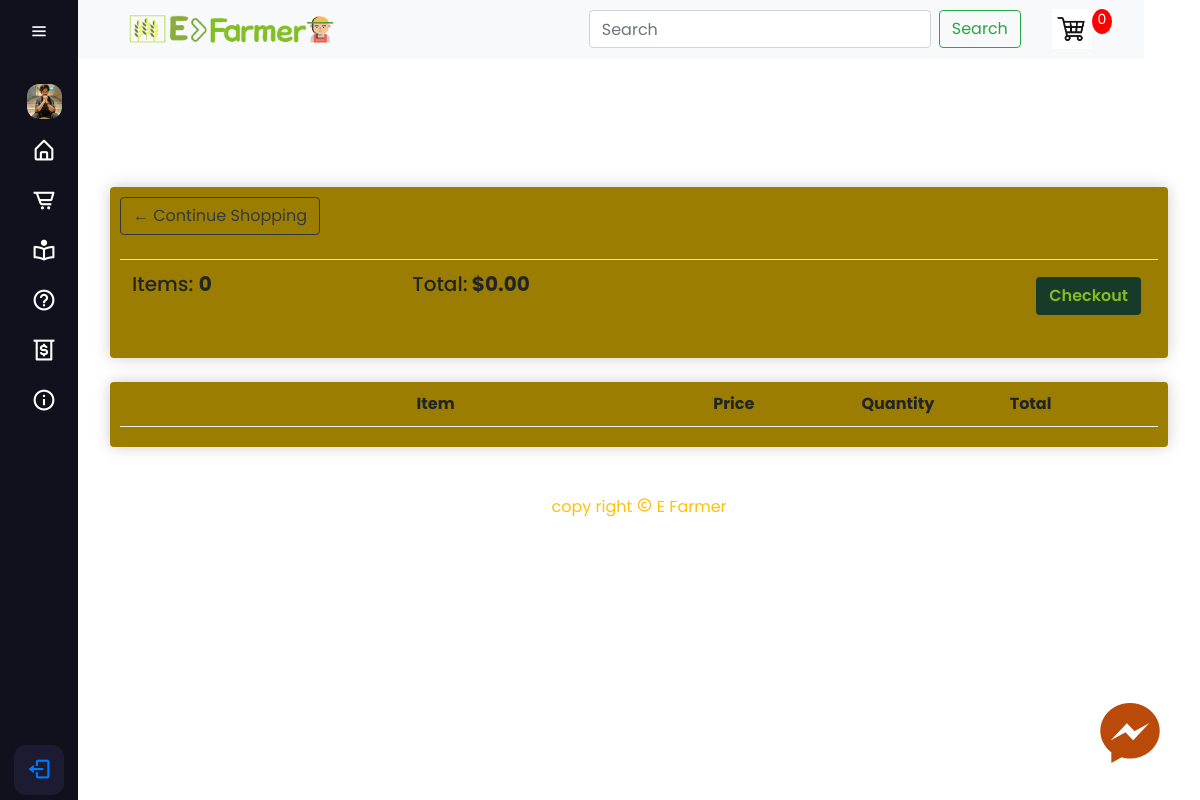
The page /cart/ (signed in) on the database as committed earlier.
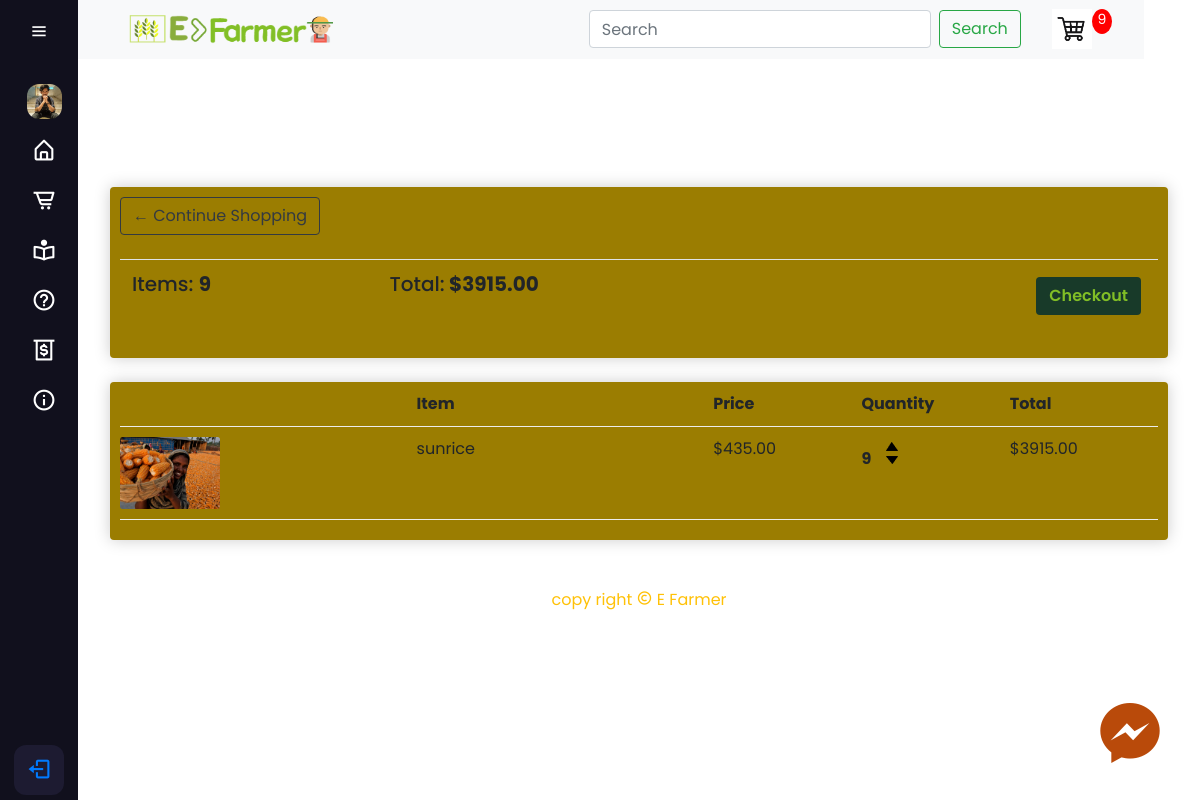
The same page on the database as committed later.
### farmer/models/seedModels.py (models this page shows, shortened)
class Order(models.Model):
	customer = models.ForeignKey(Customer, on_delete=models.SET_NULL, null=True, blank=True)
	date_ordered = models.DateTimeField(auto_now_add=True)
	complete = models.BooleanField(default=False)
	transaction_id = models.CharField(max_length=100, null=True)
	@property
	def get_cart_total(self):
		orderitems = self.orderitem_set.all()
		total = sum([item.get_total for item in orderitems])
		return total
	@property
	def get_cart_items(self):
		orderitems = self.orderitem_set.all()
		total = sum([item.quantity for item in orderitems])
		return total

class OrderItem(models.Model):
	product = models.ForeignKey(Product, on_delete=models.SET_NULL, null=True)
	order = models.ForeignKey(Order, on_delete=models.SET_NULL, null=True)
	quantity = models.IntegerField(default=0, null=True, blank=True)
	date_added = models.DateTimeField(auto_now_add=True)
	@property
	def get_total(self):
		total = self.product.price * self.quantity
		return total

class Product(models.Model):
	name = models.CharField(max_length=200)
	price = models.FloatField()
	digital = models.BooleanField(default=False,null=True, blank=True)
	image = models.ImageField(null=True, blank=True)
	@property
	def imageURL(self):
		try:
			url = self.image.url
		except:
			url = ''
		return url

### farmer/views.py (the view)
# urls.py: path('cart/', views.cart, name="cart"),
def cart(request):
	data = cartData(request)
	cartItems = data['cartItems']
	order = data['order']
	items = data['items']
	context = {'items':items, 'order':order, 'cartItems':cartItems}
	return render(request, 'farmer/store/cart.html', context)

### farmer/utils.py (called while the page is built)
def cartData(request):
	if request.user.is_authenticated:
		customer = request.user.customer
		order, created = Order.objects.get_or_create(customer=customer, complete=False)
		items = order.orderitem_set.all()
		cartItems = order.get_cart_items
	else:
		cookieData = cookieCart(request)
		cartItems = cookieData['cartItems']
		order = cookieData['order']
		items = cookieData['items']
	return {'cartItems':cartItems ,'order':order, 'items':items}

### farmer/templates/farmer/store/cart.html
{% extends 'farmer/main.html' %}
{% load static %}
{% block content %}
<div class="cart_items mt-5 pt-5">
	<div class="p-3 ">
		<div class="p-3">
			<div class="box-element">
				<a  class="btn btn-outline-dark" href="{% url 'store' %}">&#x2190; Continue Shopping</a>
				<br>
				<br>
				<table class="table">
					<tr>
						<th><h5>Items: <strong>{{order.get_cart_items}}</strong></h5></th>
						<th><h5>Total:<strong> ${{order.get_cart_total|floatformat:2}}</strong></h5></th>
						<th>
							<a  style="float:right; margin:5px; color: #81be26; font-weight: 600; background-color:#183a29;" class="btn" href="{% url 'checkout' %}">Checkout</a>
						</th>
					</tr>
				</table>
			</div>
			<br>
			<div class="box-element">
				<div class="cart-row">
					<div style="flex:2"></div>
					<div style="flex:2"><strong>Item</strong></div>
					<div style="flex:1"><strong>Price</strong></div>
					<div style="flex:1"><strong>Quantity</strong></div>
					<div style="flex:1"><strong>Total</strong></div>
				</div>
				{% for item in items %}
				<div class="cart-row">
					<div style="flex:2"><img class="row-image" src="{{item.product.imageURL}}"></div>
					<div style="flex:2"><p>{{item.product.name}}</p></div>
					<div style="flex:1"><p>${{item.product.price|floatformat:2}}</p></div>
					<div style="flex:1">
						<p class="quantity">{{item.quantity}}</p>
						<div class="quantity">
							<img data-product="{{item.product.id}}" data-action="add" class="chg-quantity update-cart" src="{% static  'images/logo/up.png' %}">
							<img data-product="{{item.product.id}}" data-action="remove" class="chg-quantity update-cart" src="{% static  'images/logo/down.png' %}">
						</div>
					</div>
					<div style="flex:1"><p>${{item.get_total|floatformat:2}}</p></div>
				</div>
				{% endfor %}
			</div>
		</div>
	</div>
</div>
{% endblock content %}

### farmer/templates/farmer/main.html (shortened to what this page needs)
<!DOCTYPE html>
{% load static %}
<html lang="en">
<head>
    <link href='https://unpkg.com/boxicons@2.1.1/css/boxicons.min.css' rel='stylesheet'>
	<link rel="stylesheet" href="https://stackpath.bootstrapcdn.com/bootstrap/4.4.1/css/bootstrap.min.css">
    <link rel="stylesheet" href="{% static 'css/navbar.css' %}">
    <link rel="stylesheet" href="{% static 'css/store.css' %}">
    <link rel="stylesheet" href="{% static 'css/all.min.css' %}">
    <link rel="stylesheet" href="{% static 'css/home.css' %}">
    <link rel="stylesheet" href="{% static 'css/instractions.css' %}">
    <link rel="stylesheet" href="{% static 'css/solution.css' %}">
    <link rel="stylesheet" href="{% static 'css/responsive.css' %}">
    <link rel="stylesheet" href="{% static 'css/jquery.convform.css' %}">
</head>
<body>
    <div class="sidebar">
        <div class="logo_content">
            <i class='bx bx-menu' id="btn"></i>
        </div>
        <ul class="nav_list">
            <div id="profile">
                <li >
                    <a  href="{% url 'profile' %}">
                        <img class="ml-2" style="width: 35px; height: 35px; object-fit: cover; border-radius: 12px;" src="{% static 'images/pic.jpg' %}" alt="">
                    </a>
                </li>
            </div>
            <li>
                <a href="{% url 'homepage' %}">
                    <i class = 'bx bx-home-alt'></i>
                </a>
            </li>
            <li>
                <a href="{% url 'store' %}">
                    <i class = 'bx bx-cart-alt'></i>
                </a>
            </li>
            <li>
                <a href="{% url 'instractions' %}">
                    <i class='bx bx-book-reader'></i>
                </a>
            </li>
            <li>
                <a href="{% url 'solution' %}">
                    <i class='bx bx-help-circle'></i>
                </a>
            </li>
            <li>
                <a href="{% url 'loan' %}">
                    <i class='bx bx-money-withdraw'></i>
                </a>
            </li>
            <li>
                <a href="{% url 'about' %}">
                    <i class='bx bx-info-circle'></i>
                </a>
            </li>
        </ul>
        {% if user.is_authenticated %}
        <div class="profile_content">
            <div class="profile">
                <li>
                    <form action="{% url 'logoutuser' %}" method="POST">
                        <button type="submit" class="btn btn-link" id="lbtn"><i class = 'bx bx-log-out' id = "logout"></i></button>
                        </form>
                </li>
            </div>
        </div>
        {% endif %}
    </div>
    <div class="main">
        {% include "farmer/navbar.html" %}
        <div class="chat_icon">
            <i class='bx bxl-messenger'aria-hidden="true"></i>
        </div>
        {% block content %}
        {% endblock content %}
        <p class="text-center text-warning pt-3">copy right <i class='bx bx-copyright'></i> E Farmer</p>
    </div>
</body>
</html>

### farmer/templates/farmer/navbar.html (shortened to what this page needs)
{% load static %}
<link href="https://cdn.jsdelivr.net/npm/bootstrap@4.1.3/dist/css/bootstrap.min.css" rel="stylesheet">
<nav class="navbar navbar-expand-lg navbar-light bg-light">
	<a href="{% url 'store' %}">
		<img id="logo" src="{% static 'images/logo/logo.png' %}">
	</a>
	<div class="mr-auto collapse navbar-collapse" id="navbarSupportedContent">
		<form method = POST action="{% url 'search' %}" class="form-inline my-2 my-lg-0 ml-auto">
			<input class="form-control mr-sm-2" type="search" name="searched"  placeholder="Search" aria-label="Search">
			<button class="btn btn-outline-success my-2 my-sm-0 mr-3 " type="submit">Search</button>
		</form>
		<ul class="navbar-nav   ">
			<div class="form-inline my-2 my-lg-0 cart_logo">
				<a  href="{% url 'cart' %}">
					<img  id="cart-icon" src="{% static 'images/logo/cart.jpg' %}">
				</a>
				<p class="mr-3 num"   id="cart-total">{{cartItems}}</p>
			</div>
		</ul>
	</div>
</nav>

### static/css/navbar.css (style rules this page uses)
* { margin: 0; padding: 0; box-sizing: border-box; font-family: "poppins",sans-serif; }
body { min-height: 100vh; width: 100%; }
.navbar { background-color: #183a29 !important; overflow: hidden; position: fixed; top: 0; width: 95%; }
.sidebar { position: fixed; top: 0; left: 0; height: 100%; width: 78px; background: #11101d; padding: 6px 14px; transition: all 0.4s ease; }
.sidebar #btn { position: absolute; color: #fff; left: 50%; top: 6px; font-size: 20px; height: 50px; width: 50px; text-align: center; line-height: 50px; transform: translateX(-50%); }
.sidebar ul li { position: relative; height: 50px; width: 90%; margin: 0 5px; list-style: none; line-height: 50px; }
.sidebar ul { margin-top: 20px; }
.sidebar ul li a { color: #fff; display: flex; align-items: center; text-decoration: none; transition: all 0.4s ease; border-radius: 12px; white-space: nowrap; }
.sidebar ul li a i { height: 50px; min-width: 50px; border-radius: 12px; line-height: 50px; text-align: center; font-size: 25px; }
.sidebar .profile_content { position: absolute; color: #fff; bottom: 0; left: 0; width: 100%; }
.sidebar .profile_content .profile { position: relative; padding: 10px 6px; height: 60px; border-radius: 12px; }
.profile #logout { position: absolute; left: 50%; bottom: 5px; transform: translateX(-50%); min-width: 50px; line-height: 50px; font-size: 25px; border-radius: 12px; text-align: center; background: #1d1b31; transition: all 0.4s ease; }
.main { position: relative; height: 100%; width: calc(100% - 78px); left: 78px; transition: all 0.4s ease; }

### static/css/store.css (style rules this page uses)
* { margin: 0; padding: 0; }
body { font-family: 'Poppins', sans-serif; background-color: #f9dfbc; }
.box-element { box-shadow:hsl(0, 0%, 80%) 0 0 16px; background-color: #9b7d01; border-radius: 4px; padding: 10px; }
#cart-icon { width:40px; display: inline-block; margin-left: 15px; }
#logo { width: 70%; }
#cart-total { display: block; text-align: center; color:#fff; background-color: red; width: 20px; height: 25px; border-radius: 50%; font-size: 14px; }
.btn { border-radius: 0; }
.row-image { width: 100px; }
.cart-row { display: flex; align-items: flex-stretch; padding-bottom: 10px; margin-bottom: 10px; border-bottom: 1px solid #ececec; }
.quantity { display: inline-block; font-weight: 700; padding-right:10px; }
.chg-quantity { width: 12px; cursor: pointer; display: block; margin-top: 5px; transition:.1s; }

### static/css/home.css (style rules this page uses)
*,*::before,*::after { box-sizing: border-box; }

### static/css/solution.css (style rules this page uses)
* { margin: 0; padding: 0; }

### farmer/templates/farmer/main.html (style rules this page uses)
.chat_icon { position: fixed; bottom: 0; right: 30px; padding: 0; font-size: 80px; color: #b94a0a; cursor: pointer; }

Rows that differ between the two databases and show on the page:
computed for Order: get_cart_items "0" → "9"; get_cart_total "0.00" → "3915.00"
added OrderItem: product.imageURL (picture), product.name "sunrice", product.price "435.00", quantity "9", get_total "3915.00"
Other text that changed with them:
{{ cartItems }}: "0" → "9"
